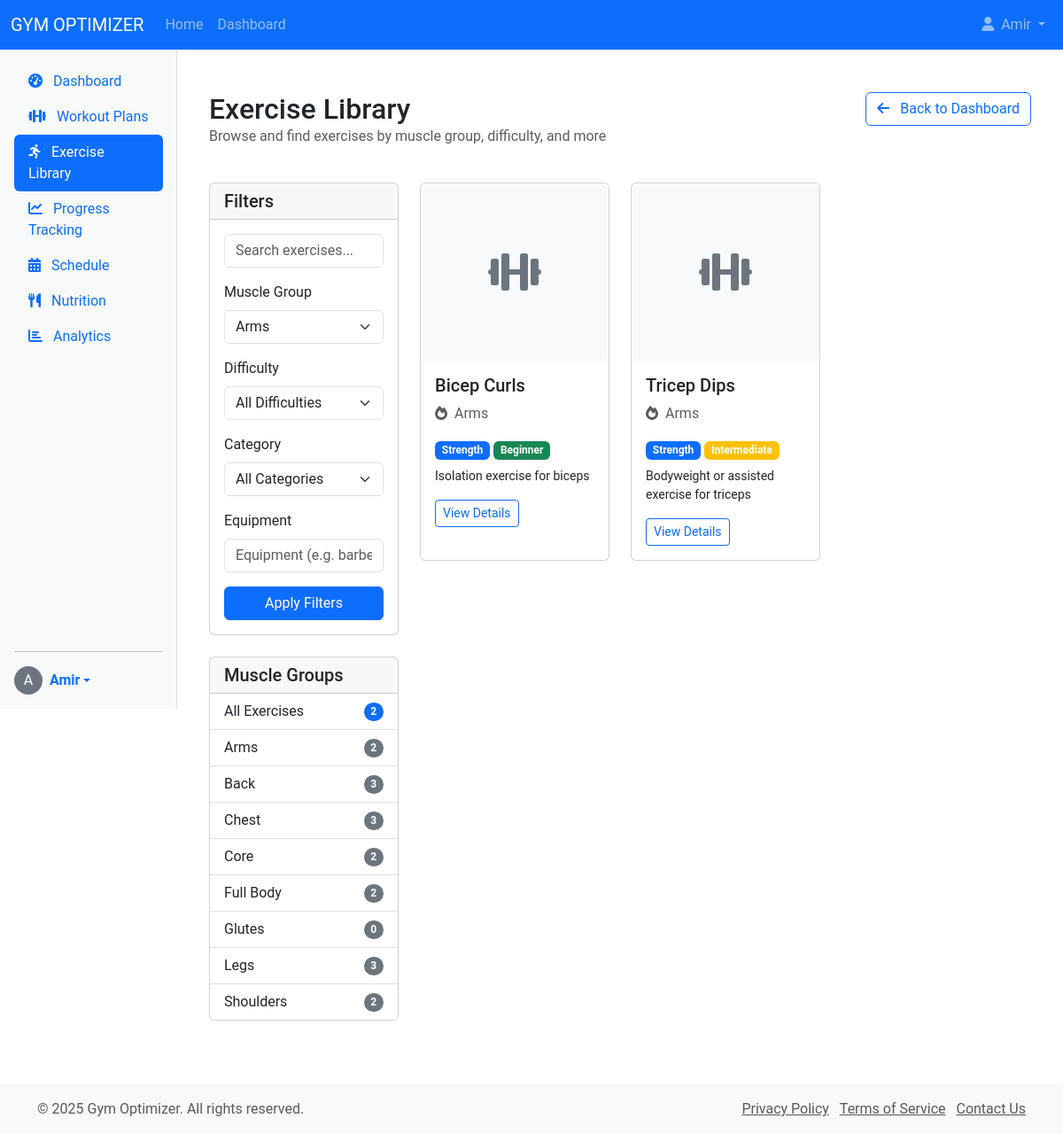
The app's page /workouts/exercises/?muscle_group=5 (signed in) with its own data.
### workouts/models.py (models this page shows, shortened)
class MuscleGroup(models.Model):
    name = models.CharField(max_length=50, unique=True)
    description = models.TextField(blank=True)
    image = models.ImageField(upload_to='muscle_groups/', blank=True, null=True)
    class Meta:
        ordering = ['name']
    def __str__(self):
        return self.name

class Exercise(models.Model):
    DIFFICULTY_CHOICES = (
        ('beginner', 'Beginner'),
        ('intermediate', 'Intermediate'),
        ('advanced', 'Advanced'),
    )
    CATEGORY_CHOICES = (
        ('strength', 'Strength'),
        ('cardio', 'Cardio'),
        ('flexibility', 'Flexibility'),
        ('balance', 'Balance'),
    )
    name = models.CharField(max_length=100)
    description = models.TextField()
    muscle_group = models.ForeignKey(MuscleGroup, on_delete=models.CASCADE, related_name='exercises')
    secondary_muscle_groups = models.ManyToManyField(MuscleGroup, related_name='secondary_exercises', blank=True)
    difficulty = models.CharField(max_length=15, choices=DIFFICULTY_CHOICES, default='beginner')
    category = models.CharField(max_length=15, choices=CATEGORY_CHOICES, default='strength')
    instructions = models.TextField()
    video_url = models.URLField(blank=True)
    image = models.ImageField(upload_to='exercises/', blank=True, null=True)
    equipment_needed = models.CharField(max_length=255, blank=True)
    is_compound = models.BooleanField(default=False, help_text="Is this a compound exercise?")
    class Meta:
        ordering = ['name']

### workouts/views.py (the view)
# urls.py: path('exercises/', views.exercise_library, name='exercise_library'),
@login_required
def exercise_library(request):
    form = ExerciseFilterForm(request.GET)
    exercises = Exercise.objects.all()
    if form.is_valid():
        if form.cleaned_data['search']:
            query = form.cleaned_data['search']
            exercises = exercises.filter(
                Q(name__icontains=query) |
                Q(description__icontains=query)
            )
        if form.cleaned_data['muscle_group']:
            muscle_group = form.cleaned_data['muscle_group']
            exercises = exercises.filter(
                Q(muscle_group=muscle_group) |
                Q(secondary_muscle_groups=muscle_group)
            ).distinct()
        if form.cleaned_data['difficulty']:
            exercises = exercises.filter(difficulty=form.cleaned_data['difficulty'])
        if form.cleaned_data['category']:
            exercises = exercises.filter(category=form.cleaned_data['category'])
        if form.cleaned_data['equipment']:
            equipment = form.cleaned_data['equipment']
            exercises = exercises.filter(equipment_needed__icontains=equipment)
    muscle_groups = MuscleGroup.objects.annotate(
        exercise_count=Count('exercises')
    ).order_by('name')
    context = {
        'exercises': exercises,
        'muscle_groups': muscle_groups,
        'form': form,
    }
    return render(request, 'workouts/exercise_library.html', context)

### workouts/templates/workouts/exercise_library.html (shortened to what this page needs)
{% extends 'base.html' %}
{% block content %}
<div class="container-fluid py-4">
    <div class="row mb-4">
        <div class="col-md-8">
            <h1 class="h2 mb-0">Exercise Library</h1>
            <p class="text-muted">Browse and find exercises by muscle group, difficulty, and more</p>
        </div>
        <div class="col-md-4 text-md-end">
            <a href="{% url 'dashboard' %}" class="btn btn-outline-primary">
                <i class="fas fa-arrow-left me-2"></i> Back to Dashboard
            </a>
        </div>
    </div>
    <div class="row mb-4">
        <div class="col-md-3">
            <div class="card mb-4">
                <div class="card-header">
                    <h5 class="mb-0">Filters</h5>
                </div>
                <div class="card-body">
                    <form method="GET" action="">
                        <div class="mb-3">
                            {{ form.search }}
                        </div>
                        <div class="mb-3">
                            <label class="form-label">Muscle Group</label>
                            {{ form.muscle_group }}
                        </div>
                        <div class="mb-3">
                            <label class="form-label">Difficulty</label>
                            {{ form.difficulty }}
                        </div>
                        <div class="mb-3">
                            <label class="form-label">Category</label>
                            {{ form.category }}
                        </div>
                        <div class="mb-3">
                            <label class="form-label">Equipment</label>
                            {{ form.equipment }}
                        </div>
                        <div class="d-grid">
                            <button type="submit" class="btn btn-primary">Apply Filters</button>
                        </div>
                    </form>
                </div>
            </div>
            <div class="card">
                <div class="card-header">
                    <h5 class="mb-0">Muscle Groups</h5>
                </div>
                <div class="list-group list-group-flush">
                    <a href="{% url 'exercise_library' %}" class="list-group-item list-group-item-action d-flex justify-content-between align-items-center">
                        All Exercises
                        <span class="badge bg-primary rounded-pill">{{ exercises.count }}</span>
                    </a>
                    {% for group in muscle_groups %}
                    <a href="{% url 'exercise_library' %}?muscle_group={{ group.id }}" class="list-group-item list-group-item-action d-flex justify-content-between align-items-center">
                        {{ group.name }}
                        <span class="badge bg-secondary rounded-pill">{{ group.exercise_count }}</span>
                    </a>
                    {% endfor %}
                </div>
            </div>
        </div>
        <div class="col-md-9">
            <div class="row">
                {% if exercises %}
                    {% for exercise in exercises %}
                    <div class="col-md-4 mb-4">
                        <div class="card h-100 exercise-card">
                            {% if exercise.image %}
                                <img src="{{ exercise.image.url }}" class="card-img-top exercise-image" alt="{{ exercise.name }}">
                            {% else %}
                                <div class="card-img-top exercise-image bg-light d-flex align-items-center justify-content-center">
                                    <i class="fas fa-dumbbell fa-3x text-secondary"></i>
                                </div>
                            {% endif %}
                            <div class="card-body">
                                <h5 class="card-title exercise-name">{{ exercise.name }}</h5>
                                <p class="card-text text-muted exercise-muscle-group"><i class="fas fa-fire me-2"></i>{{ exercise.muscle_group.name }}</p>
                                <div class="mb-2">
                                    <span class="badge bg-primary">{{ exercise.get_category_display }}</span>
                                    <span class="badge {% if exercise.difficulty == 'beginner' %}bg-success{% elif exercise.difficulty == 'intermediate' %}bg-warning{% else %}bg-danger{% endif %}">
                                        {{ exercise.get_difficulty_display }}
                                    </span>
                                </div>
                                <p class="card-text small mb-3">{{ exercise.description|truncatechars:100 }}</p>
                                <a href="{% url 'exercise_detail' exercise.id %}" class="btn btn-sm btn-outline-primary">View Details</a>
                            </div>
                        </div>
                    </div>
                    {% endfor %}
                {% else %}
                    <div class="col-12">
                        <div class="alert alert-info">
                            No exercises found matching your criteria. Try adjusting your filters.
                        </div>
                    </div>
                {% endif %}
            </div>
        </div>
    </div>
</div>
{% endblock %}

### templates/includes/header.html (shortened to what this page needs)
<header class="navbar navbar-expand-lg navbar-dark bg-primary sticky-top">
    <div class="container-fluid">
        <a class="navbar-brand" href="{% url 'home' %}">GYM OPTIMIZER</a>
        <div class="collapse navbar-collapse" id="navbarNav">
            <ul class="navbar-nav me-auto">
                <li class="nav-item">
                    <a class="nav-link" href="{% url 'home' %}">Home</a>
                </li>
                {% if user.is_authenticated %}
                <li class="nav-item">
                    <a class="nav-link" href="{% url 'dashboard' %}">Dashboard</a>
                </li>
                {% endif %}
            </ul>
            <ul class="navbar-nav">
                {% if user.is_authenticated %}
                <li class="nav-item dropdown">
                    <a class="nav-link dropdown-toggle" href="#" id="navbarDropdown" role="button" data-bs-toggle="dropdown" aria-expanded="false">
                        <i class="fas fa-user me-1"></i> {{ user.username }}
                    </a>
                </li>
                {% endif %}
            </ul>
        </div>
    </div>
</header>

### templates/includes/sidebar.html (shortened to what this page needs)
<div class="d-flex flex-column flex-shrink-0 p-3 bg-light sidebar" style="height: calc(100vh - 56px);">
    <ul class="nav nav-pills flex-column mb-auto">
        <li class="nav-item">
            <a href="{% url 'dashboard' %}" class="nav-link {% if request.resolver_match.url_name == 'dashboard' %}active{% endif %}" aria-current="page">
                <i class="fas fa-tachometer-alt me-2"></i> Dashboard
            </a>
        </li>
        <li>
            <a href="{% url 'workout_plans' %}" class="nav-link {% if 'plan' in request.resolver_match.url_name %}active{% endif %}">
                <i class="fas fa-dumbbell me-2"></i> Workout Plans
            </a>
        </li>
        <li>
            <a href="{% url 'exercise_library' %}" class="nav-link {% if 'exercise' in request.resolver_match.url_name %}active{% endif %}">
                <i class="fas fa-running me-2"></i> Exercise Library
            </a>
        </li>
        <li>
            <a href="{% url 'progress_tracking' %}" class="nav-link {% if 'progress' in request.resolver_match.url_name %}active{% endif %}">
                <i class="fas fa-chart-line me-2"></i> Progress Tracking
            </a>
        </li>
        <li>
            <a href="{% url 'schedule' %}" class="nav-link {% if 'schedule' in request.resolver_match.url_name %}active{% endif %}">
                <i class="fas fa-calendar-alt me-2"></i> Schedule
            </a>
        </li>
        <li>
            <a href="{% url 'nutrition' %}" class="nav-link {% if 'nutrition' in request.resolver_match.url_name %}active{% endif %}">
                <i class="fas fa-utensils me-2"></i> Nutrition
            </a>
        </li>
        <li>
            <a href="{% url 'analytics' %}" class="nav-link {% if 'analytics' in request.resolver_match.url_name %}active{% endif %}">
                <i class="fas fa-chart-bar me-2"></i> Analytics
            </a>
        </li>
    </ul>
    <hr>
    <div class="dropdown">
        <a href="#" class="d-flex align-items-center text-decoration-none dropdown-toggle" id="dropdownUser1" data-bs-toggle="dropdown" aria-expanded="false">
            {% if user.userprofile.avatar %}
                <img src="{{ user.userprofile.avatar.url }}" alt="Profile picture" width="32" height="32" class="rounded-circle me-2">
            {% else %}
                <div class="rounded-circle bg-secondary text-white d-flex align-items-center justify-content-center me-2" style="width: 32px; height: 32px;">
                    {{ user.username|first|upper }}
                </div>
            {% endif %}
            <strong>{{ user.username }}</strong>
        </a>
    </div>
</div>

### static/css/style.css (style rules this page uses)
body { font-family: 'Roboto', sans-serif; min-height: 100vh; display: flex; flex-direction: column; }
.sidebar { box-shadow: inset -1px 0 0 rgba(0, 0, 0, .1); }
.card { transition: transform 0.3s, box-shadow 0.3s; }
.exercise-card .exercise-image { height: 200px; object-fit: cover; }

### records on screen
MuscleGroup: name "Arms", exercise_count "2"
MuscleGroup: name "Back", exercise_count "3"
MuscleGroup: name "Chest", exercise_count "3"
MuscleGroup: name "Core", exercise_count "2"
MuscleGroup: name "Full Body", exercise_count "2"
MuscleGroup: name "Glutes", exercise_count "0"
MuscleGroup: name "Legs", exercise_count "3"
MuscleGroup: name "Shoulders", exercise_count "2"
Exercise: name "Bicep Curls", muscle_group.name "Arms", category "Strength", difficulty "Beginner", description "Isolation exercise for biceps"
Exercise: name "Tricep Dips", muscle_group.name "Arms", category "Strength", difficulty "Intermediate", description "Bodyweight or assisted exercise for triceps"

### other values on screen
{{ user.username }} "Amir"
{{ user.username|first|upper }} "A"
{{ exercises.count }} "2"
